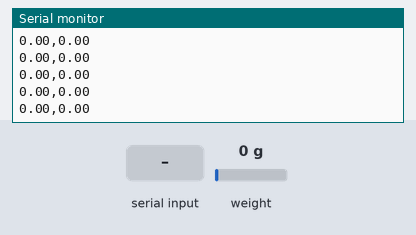
Recording of a sketch running on a simulated Arduino Uno, built with avr-gcc and run on an emulated ATmega328P. Shown: the last lines printed to the serial monitor. The test bench sets the inputs (shaded band); at power-on: weight on the scale 0 g.

Above: at 2.8 s.
2.9 s: "T" received over Serial
At 3.7 s:
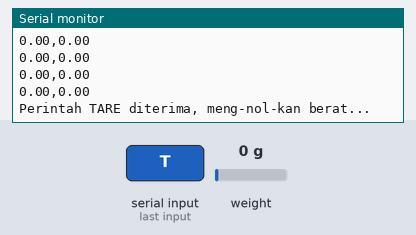
5.4 s: "1" received over Serial
At 5.44 s:
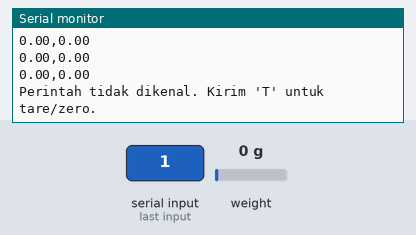
6.9 s: weight on the scale set to 100 g
At 6.95 s:
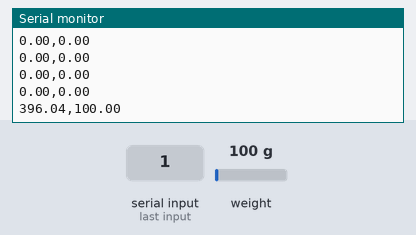
8.4 s: weight on the scale set to 1250 g
At 8.47 s:
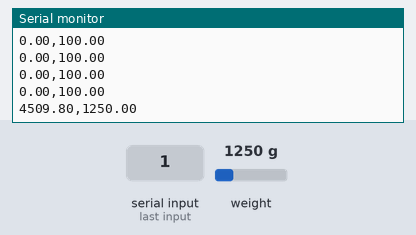
Timing chart, 0 to 10.9 s (numbered marks = the images above; inputs shaded):
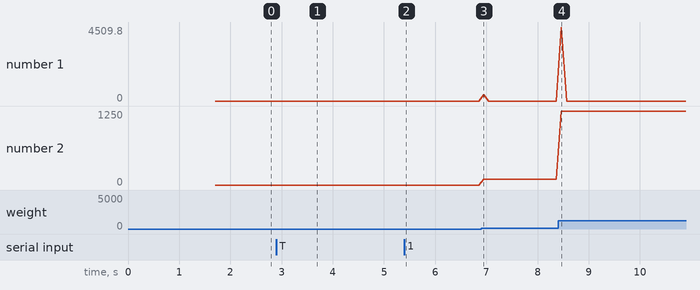

The sketch:

New_RAW_Calibration_v2.ino
```cpp
// =======================
// Arduino Loadcell + HX711 Demo
// Update setiap 50ms, perintah T via Serial untuk TARE/Zeroing
// =======================

#include "HX711.h"

// --- PIN DEFINISI (ganti sesuai wiring Anda) ---
#define LOADCELL_DOUT_PIN  8
#define LOADCELL_SCK_PIN   9

// --- Inisialisasi HX711 ---
HX711 scale;

// Set calibration factor. Anda HARUS atur sesuai sensor/loadcell Anda!
// Lakukan kalibrasi manual: misal mulai dengan 420, sesuaikan agar berat aktual sesuai.
long calibration_factor = 198;

// --- Batas waktu pembacaan ---
unsigned long lastUpdate = 0;
const unsigned long updateInterval = 50; // ms

// Variabel untuk laju perubahan berat
float lastWeight = 0.0;
unsigned long lastWeightTime = 0;

void setup() {
  Serial.begin(115200);
  while (!Serial); // Tunggu sampai Serial siap (untuk board dengan native USB)

  Serial.println();
  Serial.println("== LOADCELL + HX711 Demo ==");
  Serial.println("Perintah Serial: ");
  Serial.println("  Kirim 'T' untuk TARE/Zeroing");
  Serial.println("------------------------------------");

  scale.begin(LOADCELL_DOUT_PIN, LOADCELL_SCK_PIN);
  scale.set_scale(calibration_factor); // Set faktor kalibrasi loadcell
  scale.tare(); // Zeroing awal

  Serial.print("Tare... Berat offset di-nolkan.\n");
  delay(500);

  // Inisialisasi variabel laju perubahan
  lastWeight = abs(scale.get_units(1));
  lastWeightTime = millis();
}

void loop() {
  // Cek ada data di Serial (perintah TARE)
  if (Serial.available()) {
    char cmd = Serial.read();
    if (cmd == 'T' || cmd == 't') {
      Serial.println("\nPerintah TARE diterima, meng-nol-kan berat...");
      scale.tare();
      Serial.println("Berat dinolkan!");
      // Reset variabel laju perubahan
      lastWeight = 0.0;
      lastWeightTime = millis();
    }
    // Kirim instruksi ulang jika input tidak dikenal
    else {
      Serial.println("Perintah tidak dikenal. Kirim 'T' untuk tare/zero.");
    }
  }

  // Pembacaan berat periodik
  unsigned long now = millis();
  if (now - lastUpdate >= updateInterval) {
    lastUpdate = now;
    float weight = abs(scale.get_units(1)); // rata-rata 1 kali, bisa dibuat lebih smooth jika perlu

    // Hitung laju perubahan berat (gram per detik)
    unsigned long dt = now - lastWeightTime; // ms
    float rate = 0.0;

    if (dt > 0) {
      rate = abs((weight - lastWeight) / (dt / 400.0)); // gram per detik
    }

//    Serial.print("Laju: ");
    Serial.print(rate, 2); // dua desimal
    Serial.print(",");
//    Serial.print(" g/detik");

//    Serial.print(" | Berat: ");
    Serial.println(weight, 2); // dua desimal
//    Serial.println(" gram");

    // Simpan nilai untuk iterasi berikutnya
    lastWeight = weight;
    lastWeightTime = now;
  }
}

// --------- Tips Kalibrasi Faktor -----------
// 1. Ubah nilai calibration_factor di atas (misal ±20 per step), upload ulang.
// 2. Letakkan benda referensi di loadcell, cek nilai berat pada Serial.
// 3. Sesuaikan calibration_factor hingga angka yang terbaca sesuai dengan berat sebenarnya.
// 4. Anda juga bisa atur via perintah Serial jika perlu.
//
```

Measured:
- after the input at 2.9 s, the serial monitor: prints a new line at once (image 1)
- after the input at 5.4 s, the serial monitor: prints a new line at once (image 2)
- after the input at 6.9 s, the serial monitor: prints a new line after 0.05 s (image 3)
- after the input at 8.4 s, the serial monitor: prints a new line after 0.07 s (image 4)
- plotted number 2: 0 → 100 after the input at 6.9 s, 100 → 1250 after the input at 8.4 s
